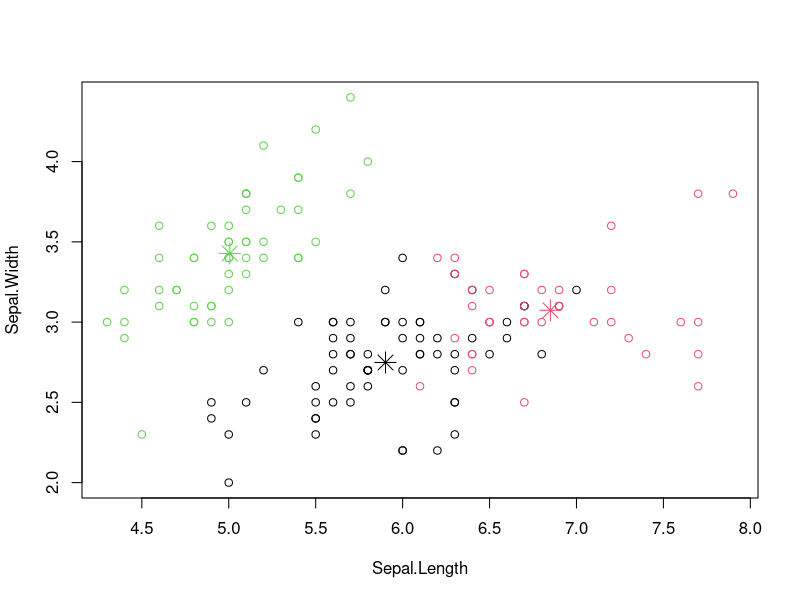
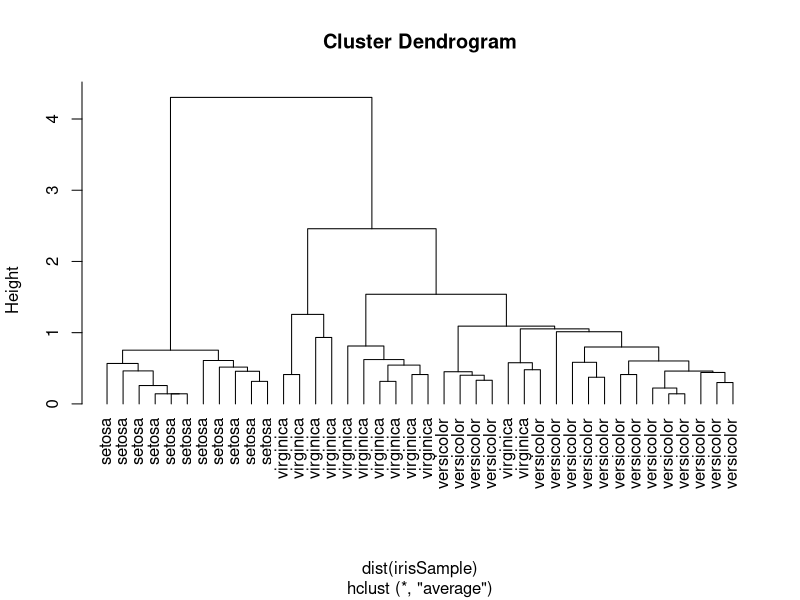
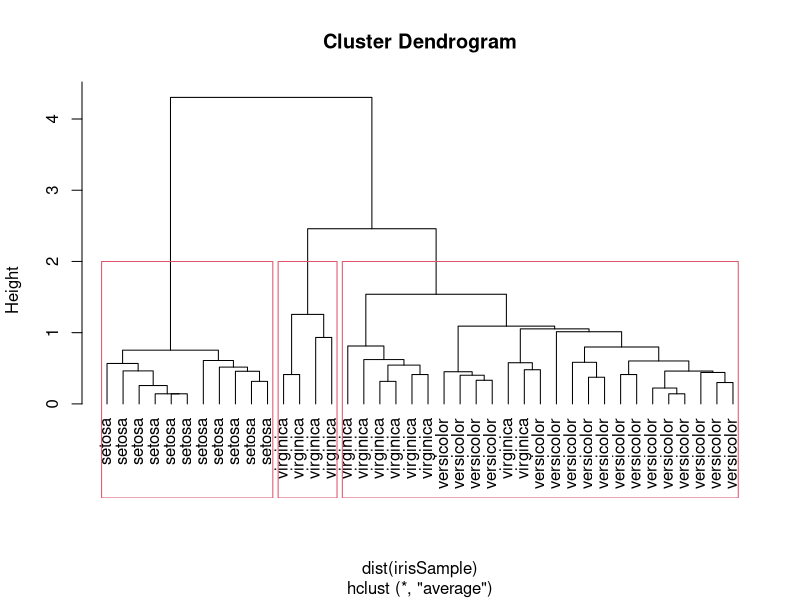

These figures' R source, in order:
## ---- chunk 1
iris2 <- iris
iris2$Species <- NULL
(kmeans.result <- kmeans(iris2, 3))
table(iris$Species, kmeans.result$cluster)
plot(iris2[c("Sepal.Length", "Sepal.Width")], col = kmeans.result$cluster)
points(kmeans.result$centers[,c("Sepal.Length", "Sepal.Width")], col = 1:3,
       pch = 8, cex=2)
## ---- chunk 2
idx <- sample(1:dim(iris)[1], 40)
irisSample <- iris[idx,]
irisSample$Species <- NULL
hc <- hclust(dist(irisSample), method="ave")
plot(hc, hang = -1, labels=iris$Species[idx])
## ---- chunk 3
plot(hc, hang = -1, labels=iris$Species[idx])
# cut tree into 3 clusters
rect.hclust(hc, k=3)
groups <- cutree(hc, k=3)
